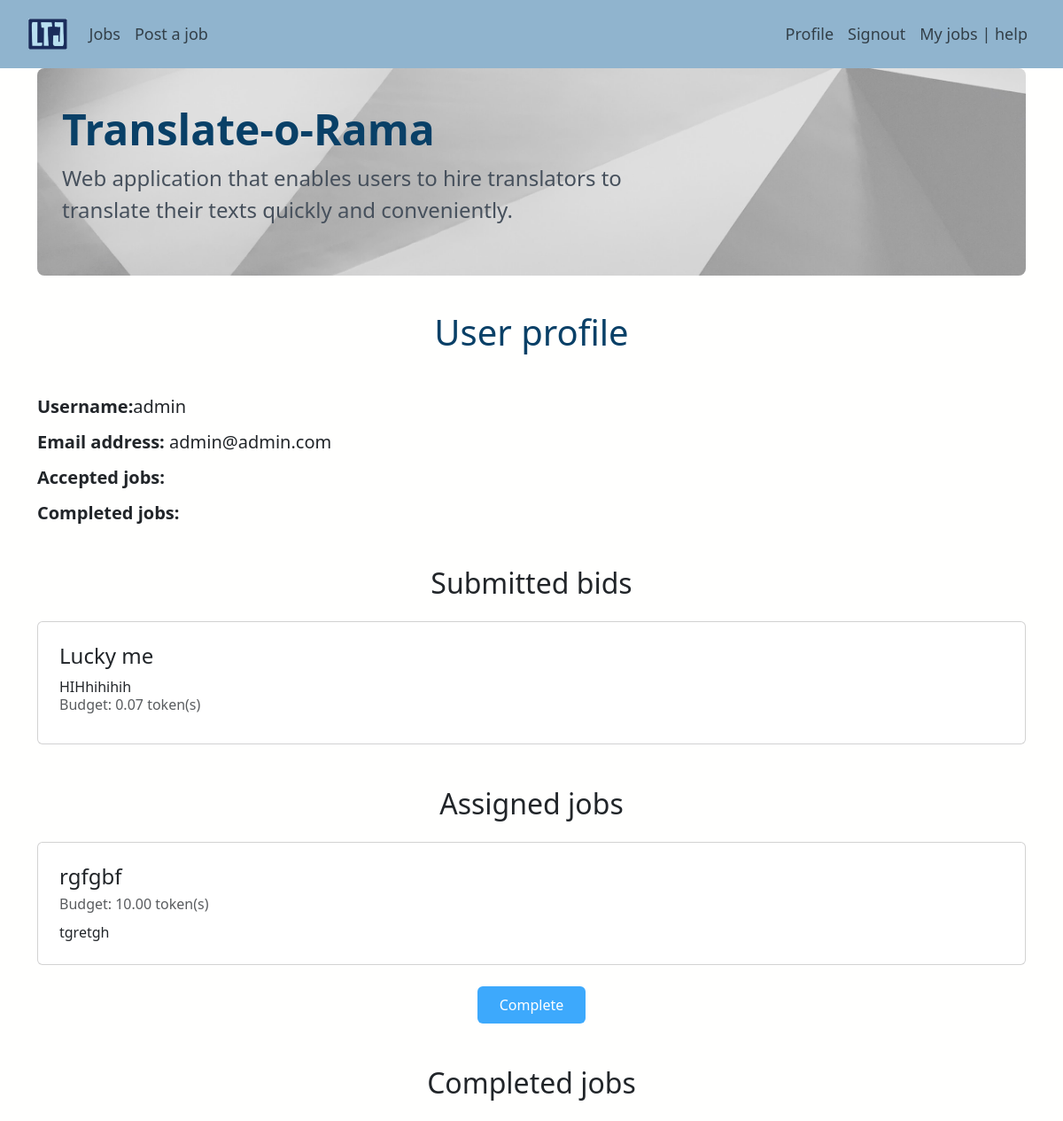
Before: /profile/11 (signed in) with the older database file.
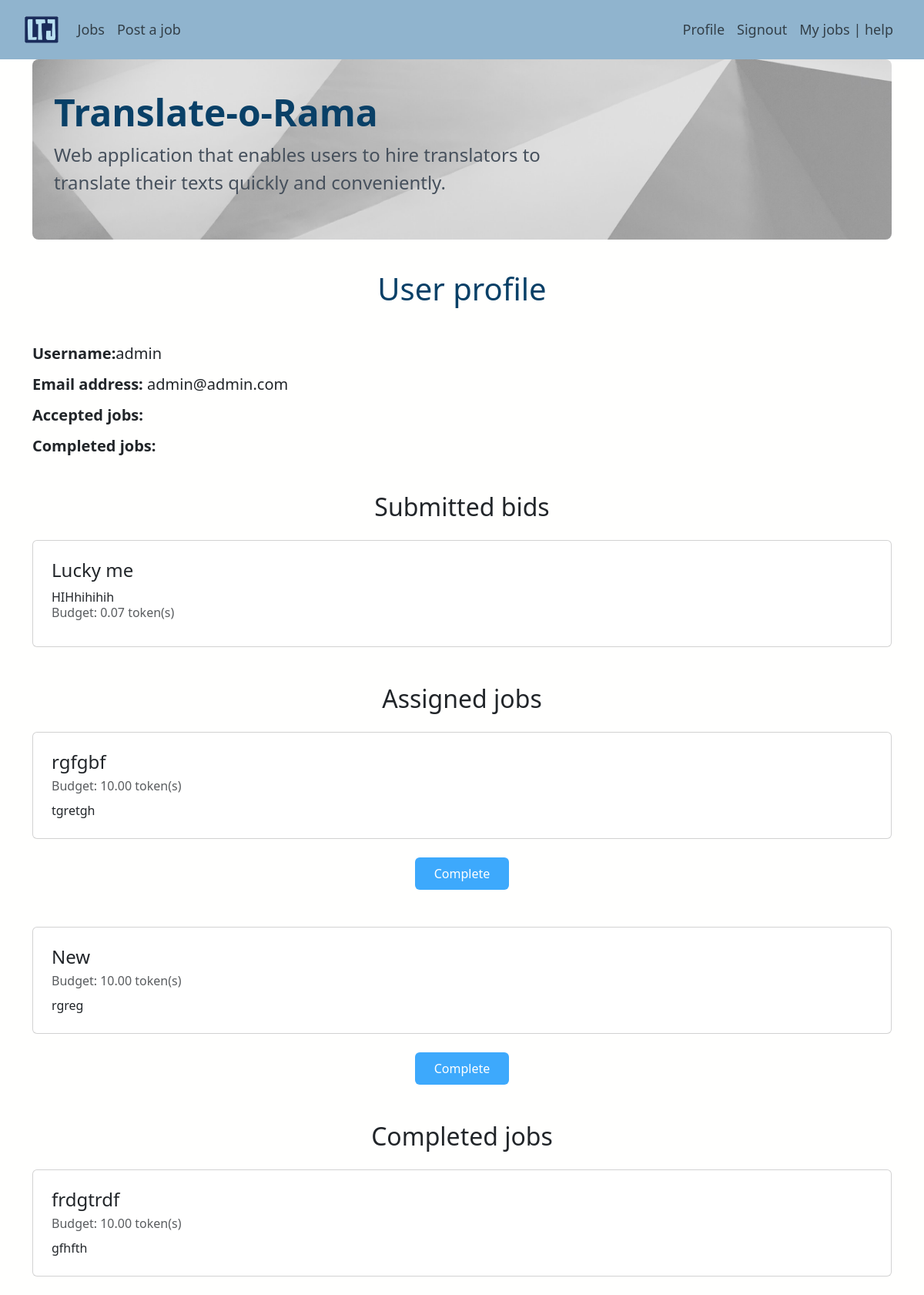
After: the same page with the newer database file.
### app/models.py (models this page shows, shortened)
class JobBid(models.Model):
    bid_user = models.ForeignKey(User, on_delete=models.CASCADE, related_name="bider")
    job = models.ForeignKey(Job, on_delete=models.CASCADE)
    bid = models.DecimalField(max_digits=10, decimal_places=2, default=0.0)

class Job(models.Model):
    user = models.ForeignKey(User, on_delete=models.CASCADE, related_name="user")
    title = models.TextField(blank=False, unique=True)
    description = models.TextField(blank=False)
    source_language = models.TextField(blank=False)
    target_language = models.TextField(blank=False)
    job_field = models.CharField(
        max_length=4,
        choices=JobField.JOB_CHOICES,
        default=JobField.LITERATURE,
    )
    budget = models.DecimalField(max_digits=10, decimal_places=2, default=0.0)
    text = models.TextField(blank=False)
    is_assigned = models.BooleanField(default=False)
    is_completed = models.BooleanField(default=False)
    translator = models.ForeignKey(
        User,
        on_delete=models.SET_NULL,
        blank=True,
        null=True,
        related_name="set_as_translator_of_job",
    )
    translation = models.TextField(blank=True)

### app/views.py (the view)
# urls.py: path("profile/<int:user_id>", views.profile, name="profile"),
def profile(request, user_id):
    user = request.user
    user_from_job = User.objects.get(pk=user_id)
    email_form = EmailChangeForm(user)
    password_form = SetPasswordForm(user)
    translators_bid = JobBid.objects.filter(Q(bid_user=user))
    translator_assigned_jobs = Job.objects.filter(
        Q(translator=user), Q(is_assigned=True)
    )  # jobs that are NOT from user
    translator_completed_jobs = Job.objects.filter(
        Q(translator=user), Q(is_completed=True)
    )
    context = {
        "user": user,
        "user_from_jobs": user_from_job,
        "email_form": email_form,
        "password_form": password_form,
        "translator_bids": translators_bid,
        "translator_assigned_jobs": translator_assigned_jobs,
        "translator_completed_jobs": translator_completed_jobs,
    }
    return render(request, "app/profile.html", context)

### app/forms.py (shortened to what this page needs)
class EmailChangeForm(forms.Form):
    error_messages = {
        "email_mismatch": ("The two email addresses fields didn't match."),
        "not_changed": ("The email address is the same as the one already defined."),
    }
    new_email1 = forms.EmailField(
        label=("New email address"),
        widget=forms.EmailInput,
    )
    new_email2 = forms.EmailField(
        label=("New email address confirmation"),
        widget=forms.EmailInput,
    )
    def __init__(self, user, *args, **kwargs):
        self.user = user
        super(EmailChangeForm, self).__init__(*args, **kwargs)

class SetPasswordForm(SetPasswordForm):
    class Meta:
        model = get_user_model()
        fields = ["new_password1", "new_password2"]

### app/templates/app/profile.html (shortened to what this page needs)
{% extends 'app/base.html' %}
{% block content %}
    <h1 class="text-center mb-5 mt-3">User profile</h1>
    <h5 class="mb-3"><b>Username:</b>{{ user_from_jobs.username }}</h5>
    <h5 class="mb-3"><b>Email address:</b> {{ user_from_jobs.email }}</h5>
    <h5 class="mb-3"><b>Accepted jobs:</b></h5>
    <h5 class="mb-3"><b>Completed jobs:</b></h5>
    {% if user.userprofile.is_translator %}
        <h2 class="text-center mt-5 mb-4">Submitted bids</h2>
        {% for bid in translator_bids %}
            {% include 'includes/bid_form.html' with job_bid=bid %}
        {% endfor %}
        <h2 class="text-center mt-5 mb-4">Assigned jobs</h2>
        {% for job in translator_assigned_jobs %}
            {% include 'includes/job_card.html' with job=job %}
            <form action="{% url 'app:complete_job' user.id job.id %}" method="POST">
                <div class="row mt-4 text-center mb-5">
                    <div clss="col-md-8 ms-2">
                        <input type="submit" value="Complete" class="custom-btn btn px-4 py-2">
                    </div>
                </div>
            </form>
        {% endfor %}
        <h2 class="text-center mt-5 mb-4">Completed jobs</h2>
        {% for c_job in translator_completed_jobs %}
            {% include 'includes/job_card.html' with job=c_job %}
        {% endfor %}
    {% endif %}
{% endblock %}

### app/templates/app/base.html (shortened to what this page needs)
<!DOCTYPE html>
{% load static %}
<html>
  <head>
    <link href="https://cdn.jsdelivr.net/npm/bootstrap@5.3.0-alpha1/dist/css/bootstrap.min.css" rel="stylesheet">
    <link rel="stylesheet" href="{% static 'app/css/base.css' %}">
  </head>
  <body>
    <nav class="navbar navbar-expand-lg">
        <div class="container-fluid  p-2 ms-4 me-4">
            <a class="navbar-brand" href="{% url 'home_path' %}"><img class="logo" src="../../static/app/images/p-logo.webp"></a>
            <div class="collapse navbar-collapse" id="navbarText">
              {% if user.is_authenticated %}
                <ul class="navbar-nav me-auto mb-2 mb-lg-0">
                    <li class="nav-item">
                    <a class="nav-link" aria-current="page" href="{% url 'app:jobs' %}">Jobs</a>
                    </li>
                    <li class="nav-item">
                    <a class="nav-link" href="{% url 'app:post_job' %}">Post a job</a>
                    </li>
                </ul>
                <ul class="navbar-nav ms-auto mb-2 mb-lg-0">
                    <li class="nav-item">
                      <a class="nav-link" href="{% url 'app:profile' user.id %}">Profile</a>
                    </li>
                    <li class="nav-item">
                      <a class="nav-link" href="{% url 'logout' %}"> Signout</a>
                    </li>
                    <li class="nav-item">
                      <a class="nav-link" href="{% url 'app:dashboard' %}"> My jobs | {{user.username}}</a>
                    </li>
              {% endif %}
            </ul>
          </div>
        </div>
    </nav>
    <div class="content container">
      <div class="row">
        <div class="col-md-12">
            <div class="p-3 mb-4 rounded-3  jumbotron-container">
                <div class="container-fluid py-4">
                    <h1 class="display-5 fw-bold">Translate-o-Rama</h1>
                    <p class="col-md-8 fs-4">Web application that enables users to hire translators to translate their texts quickly and conveniently.</p>
                </div>
            </div>
        </div>
      </div>
      <div class="row">
        <div class="col-md-12">
          {% block content %}
          {% endblock %}
        </div>
      </div>
    </div>
  </body>
</html>

### app/templates/includes/bid_form.html
<div class="card my-4">
    <div class="card-body m-2">
      <h4 class="card-title">{{ job_bid.job.title }}</h4>
      <div class="card-text">{{ job_bid.job.description }}</div>
      <div class="card-subtitle mb-2 text-muted">Budget: {{ job_bid.bid }} token(s)</div>
    </div>
  </div>

### app/templates/includes/job_card.html
<div class="card my-4">
  <div class="card-body m-2">
    <h4 class="card-title">{{ job.title }}</h4>
    <div class="card-subtitle mb-2 text-muted">Budget: {{ job.budget }} token(s)</div>
    <div class="card-text">{{ job.description }}</div>
  </div>
</div>

### app/static/app/css/base.css (style rules this page uses)
body { background-color: #fffffe; }
h1 { color: #094067; }
p { color: #46505C; }
nav { background-color: #90b4ce; color: #2A3139; }
.nav-link { font-size: 18px !important; }
.jumbotron-container { background-image: url("../images/background2.jpg"); background-size: cover; }
.custom-btn { background-color: #3da9fc; color: #fffffe; }
.logo { max-height: 35px; }

Changed rows visible on the page:
now on this page (row edited): Job: title "New", budget "10.00", description "rgreg", shown under "Assigned jobs"
now on this page (row edited): Job: title "frdgtrdf", budget "10.00", description "gfhfth", shown under "Completed jobs"
